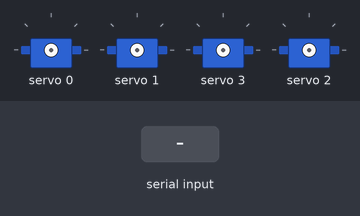
The sketch below on a simulated Arduino Uno, built with avr-gcc and run on an emulated ATmega328P. On the bench: 4 × servo. Inputs (shaded band) come from the test bench. What the sketch prints to the serial monitor is not drawn.

Above: at 1.2 s.
1.3 s: "2\n" received over Serial
At 2.0 s:
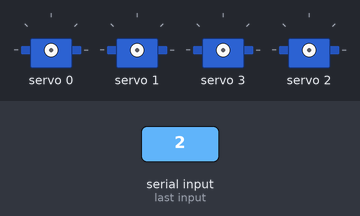
7.3 s: "3\n" received over Serial
At 8.7 s:
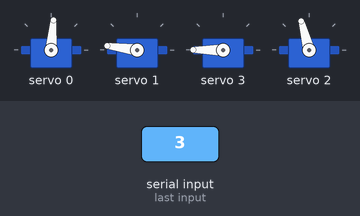
9.5 s: "4\n" received over Serial
At 17.1 s:
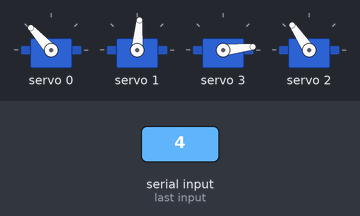
17.4 s: "5\n" received over Serial
At 23.3 s:
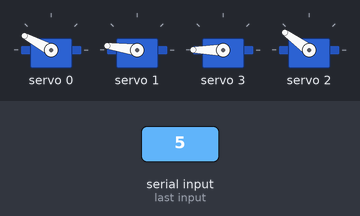
23.4 s: "2\n" received over Serial
At 26.0 s:
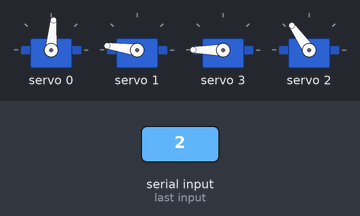
Timing chart, 0 to 27.4 s (numbered marks = the images above; inputs shaded):
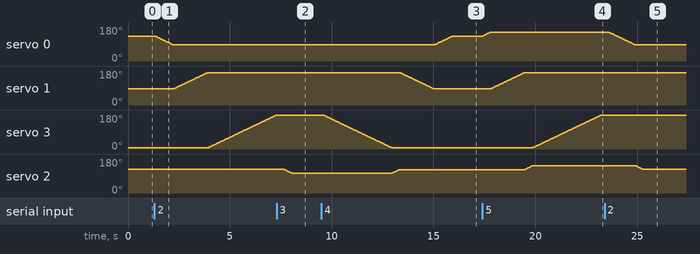

Measured:
- after the input at 1.3 s, servo 0: moves from 130° to 85° over 0.84 s, starting after 0.08 s; servo 1: moves from 87° to 172° over 1.6 s, starting after 0.97 s; servo 3: moves from 7° to 180° over 3.3 s, starting after 2.7 s
- after the input at 7.3 s, servo 2: moves from 125° to 105° over 0.37 s, starting after 0.36 s
- after the input at 9.5 s, servo 0: moves from 85° to 132° over 0.87 s, starting after 5.6 s; servo 1: moves from 172° to 85° over 1.7 s, starting after 3.8 s; servo 3: moves from 180° to 6° over 3.3 s, starting after 0.10 s; servo 2: moves from 105° to 124° over 0.33 s, starting after 3.5 s
- after the input at 17.4 s, servo 0: moves from 132° to 152° over 0.33 s, starting at once; servo 1: moves from 85° to 172° over 1.7 s, starting after 0.41 s; servo 3: moves from 6° to 180° over 3.3 s, starting after 2.5 s; servo 2: moves from 124° to 144° over 0.37 s, starting after 2.1 s
- after the input at 23.4 s, servo 0: moves from 152° to 85° over 1.3 s, starting after 0.24 s; servo 2: moves from 144° to 125° over 0.37 s, starting after 1.5 s

The sketch:

code.ino
```cpp
// Constants
#include <Wire.h>
#include <Adafruit_PWMServoDriver.h>

Adafruit_PWMServoDriver srituhobby = Adafruit_PWMServoDriver();

#define servoMIN 150
#define servoMAX 600
int servoval;
const int servos = 4;
int straighttvalues[4]={470,350,450,150};
int pick[4];
int drop[4]={520,570,500,600};
int values[4]={470,350,450,150};
int turn1[4]={350,570,450,600};


void setup() {
  Serial.begin(9600);
  srituhobby.begin();
  srituhobby.setPWMFreq(60);
}


void pickup(){
    for (int i =3 ;i>-1 ; i--){
      Serial.println(i);
      if (values[i] < straighttvalues[i]){
        for (float j = values[i];j<straighttvalues[i];j=j+0.1 ){
          srituhobby.setPWM(i,0,j);
          }
      }else if(values[i]> straighttvalues[i]){
        for (float j = values[i];j>straighttvalues[i];j=j-0.1 ){
            srituhobby.setPWM(i,0,j);
      }
      }else{
      Serial.print("Equal");
      }

}
  for (int i = 0; i < servos; i++) {
        values[i] = straighttvalues[i];
    }

}


void puttingdown(){


}


void move(int destination[]){
   for (int i =0 ;i<servos ; i++){
    if (values[i] < destination[i]){
    for (float j = values[i];j<destination[i];j=j+0.1 ){
    srituhobby.setPWM(i,0,j);
   }
    }else if(values[i]> destination[i]){
      for (float j = values[i];j>destination[i];j=j-0.1 ){
    srituhobby.setPWM(i,0,j);
   }
    }else{
      Serial.print("Equal");
    }

}
  for (int i = 0; i < servos; i++) {
        values[i] = destination[i];
    }
}

void loop() {
  if (Serial.available() > 0) {

    String input = Serial.readStringUntil('\n');


    servoval = input.toInt();
  };
  switch (servoval) {
  case 1:
    move(straighttvalues);
    Serial.println("Straight");

    delay(300);
    break;

  case 2:
    move(turn1);
    Serial.println("Turn1");
    delay(300);
    break;

  case 3:
    for (int i=0;i<servos;i++){
      pick[i]=values[i];
      if (i==2){
        pick[i] = pick[i]-50;
      }
    }
    move(pick);
    Serial.println("Mving Down");
    delay(300);
    break;
  case 4:
    pickup();
    Serial.println("Picking up");
    delay(300);
    break;
  case 5:
    move(drop);
    Serial.println("Dropping");
    delay(300);
    break;

  };
  servoval = 0;


};
```
